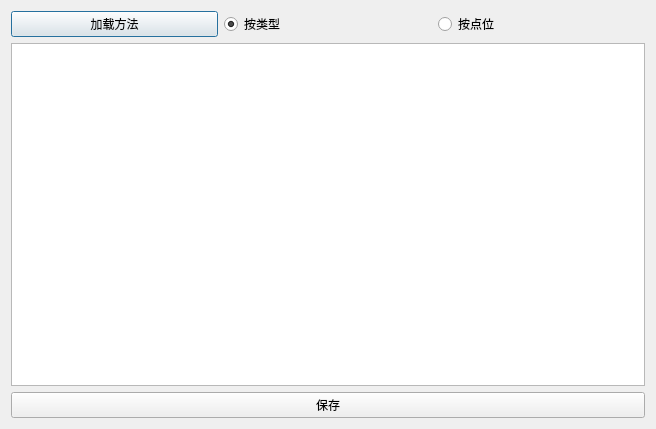
<?xml version="1.0" encoding="UTF-8"?>
<ui version="4.0">
 <class>MethodSelectDlg</class>
 <widget class="QDialog" name="MethodSelectDlg">
  <property name="geometry">
   <rect>
    <x>0</x>
    <y>0</y>
    <width>656</width>
    <height>429</height>
   </rect>
  </property>
  <property name="windowTitle">
   <string>Dialog</string>
  </property>
  <layout class="QVBoxLayout" name="verticalLayout">
   <item>
    <layout class="QHBoxLayout" name="horizontalLayout">
     <item>
      <widget class="QPushButton" name="pushButton">
       <property name="text">
        <string>加载方法</string>
       </property>
      </widget>
     </item>
     <item>
      <widget class="QRadioButton" name="radioButton">
       <property name="text">
        <string>按类型</string>
       </property>
       <property name="checked">
        <bool>true</bool>
       </property>
      </widget>
     </item>
     <item>
      <widget class="QRadioButton" name="radioButton_2">
       <property name="text">
        <string>按点位</string>
       </property>
      </widget>
     </item>
    </layout>
   </item>
   <item>
    <widget class="MyTableView" name="tableView"/>
   </item>
   <item>
    <widget class="QPushButton" name="OkBtn">
     <property name="text">
      <string>保存</string>
     </property>
    </widget>
   </item>
  </layout>
 </widget>
 <customwidgets>
  <customwidget>
   <class>MyTableView</class>
   <extends>QTableView</extends>
   <header>mytableview.h</header>
  </customwidget>
 </customwidgets>
 <resources/>
 <connections/>
</ui>
